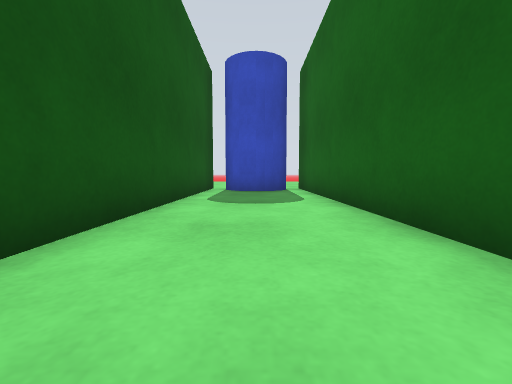
[1] (above)

14 first-person views from a walk through a robot-simulator world made for Gazebo. The camera is 0.5 m above the floor, tilts 4° down and sees 90° across. The floor is counted in squares, 1 m on a side. Each view is taken from the middle of a square. On the plan, view 1 faces up. The plan holds only what a view shows up to about 9 squares ahead; the rest is blank.

[2]
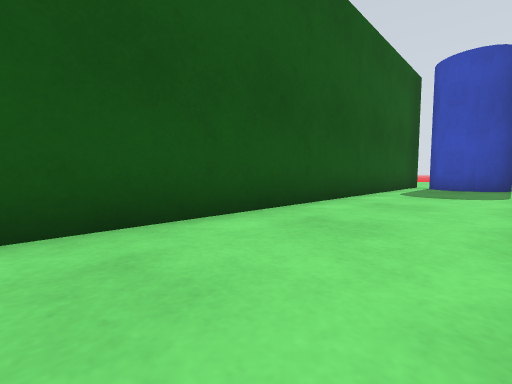

[3]
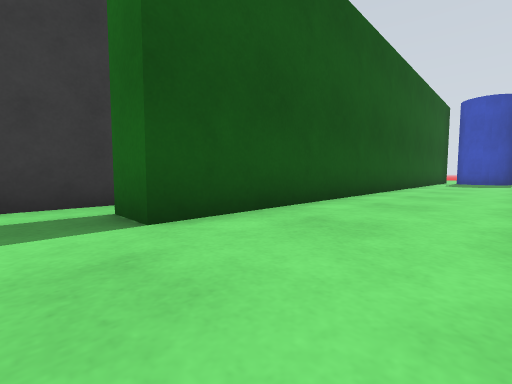

[4]
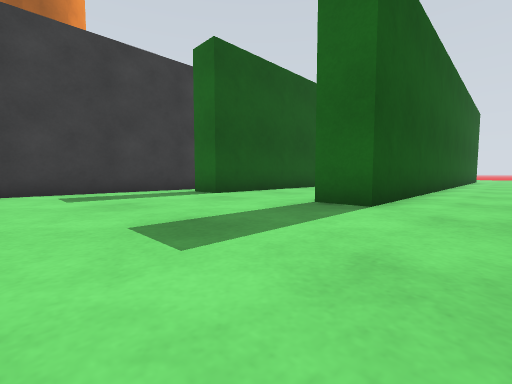

[5]
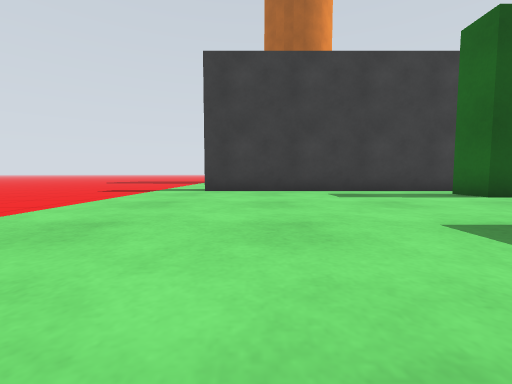

[6]
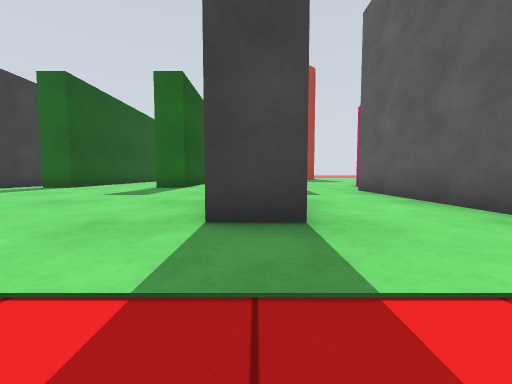

[7]
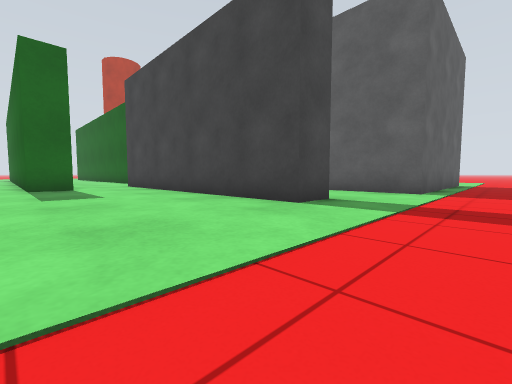

[8]
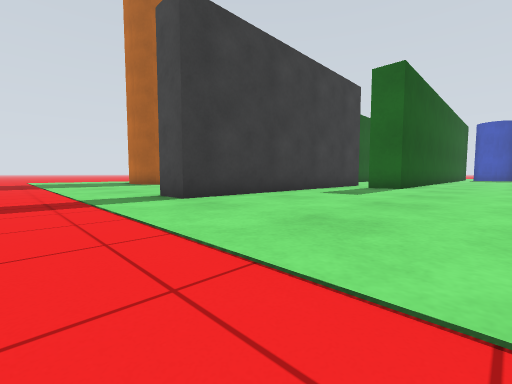

[9]
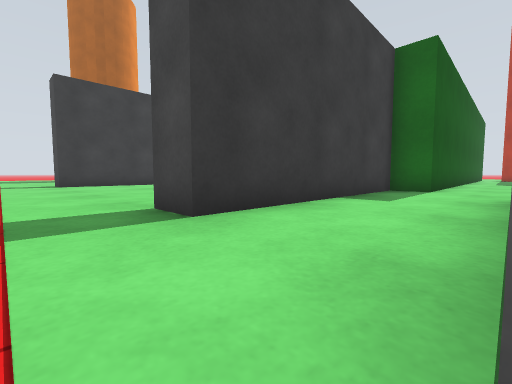

[10]
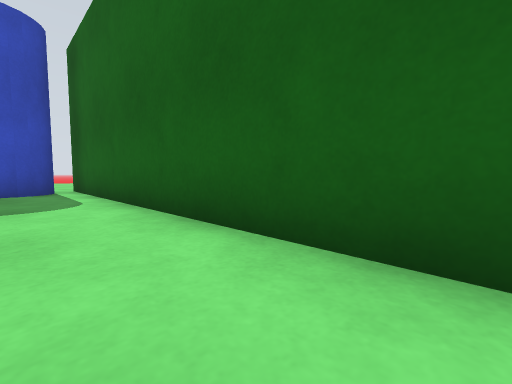

[11]
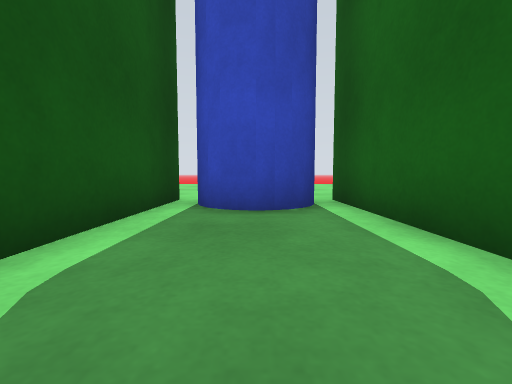

[12]
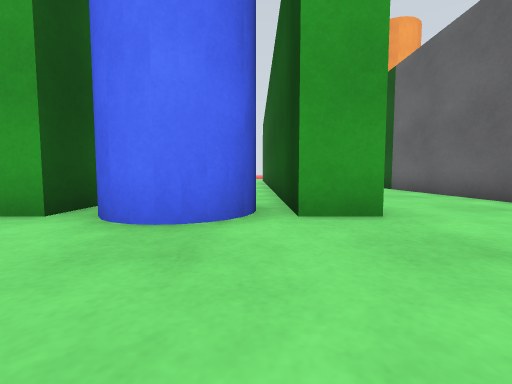

[13]
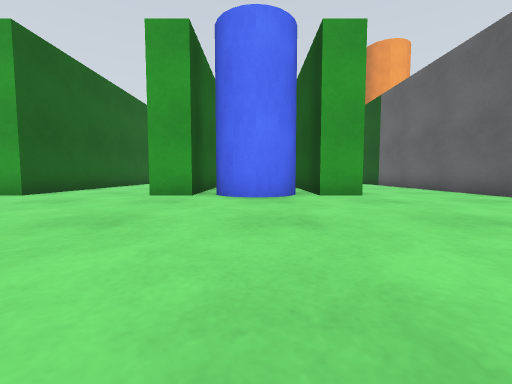

[14]
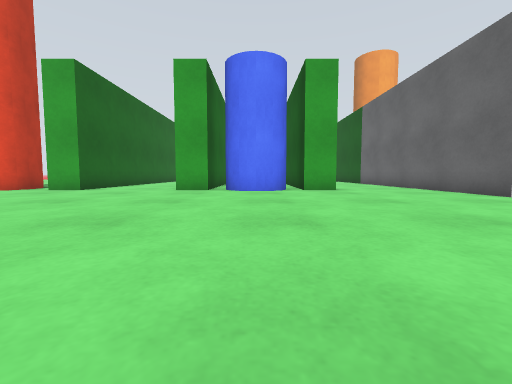

### Floor plan
Key: @ floor where view 1 was taken; # wall or solid block; . floor; C blue cylinder; B building; R red cylinder.
Columns run from 10 left of view 1 to 13 right of it. Each row starts with its distance up from view 1.
 17           .
 16          ...
 15         .....
 14        .......
 13       .........
 12      ...........
 11     #............
 10     #.............
  9     #...#CCC#...#.R
  8     #...#CCC#...# R
  7     #...#...# ..#
  6     #.. #...#   #
  5     #.  #...#
  4     #.  #...#
  3     #   #...#
  2         #...#
  1         #...#
  0         #.@.#..
 -1         #...#..
 -2         #...#..
 -3         #...#..
 -4         #...#.. #..
 -5         #...#.. #..
 -6       # #...#.. #..
 -7       #........##..
 -8       #........#...
 -9       #........#..B
-10       #........#..B
-11       #........#..B
-12       #........#..B
-13   ....#........#..B
-14  .................BBBBBB
-15 .......................
-16 .......................

Positions as (right, up) in squares from view 1, and headings:
1: (0, 0), facing up
2: (1, -2), facing up-left
3: (1, -8), facing up-left
4: (4, -11), facing up-left
5: (4, -12), facing left
6: (5, -16), facing up
7: (1, -16), facing up-right
8: (1, -16), facing up-left
9: (8, -15), facing up-left
10: (0, 0), facing up-right
11: (0, 4), facing up
12: (-1, 12), facing down
13: (0, 15), facing down
14: (0, 17), facing down
